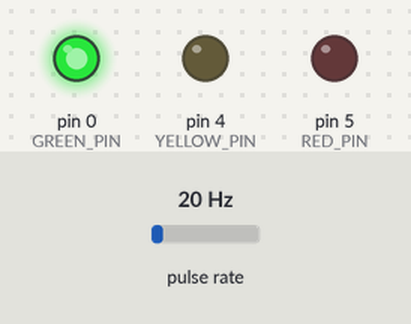
Simulated run of this sketch. Board: Arduino Uno, built with avr-gcc and run on an emulated ATmega328P. Parts: output pins drawn as LEDs (lit = HIGH). Wiring (inferred from the names in the program): pulse sensor: data pin 2. The test bench sets the inputs (shaded band); at power-on: pulse rate 20 Hz. Pins used as bus, display or sensor lines are not drawn; what the sketch prints to the serial monitor is not drawn.

Above: at 0.1 s.
At 0.7 s:
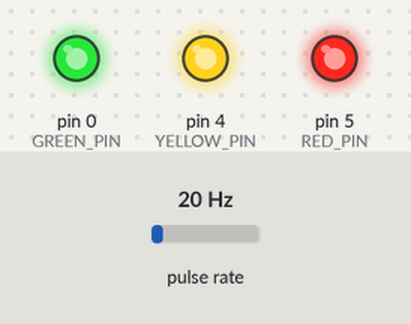
At 1.5 s:
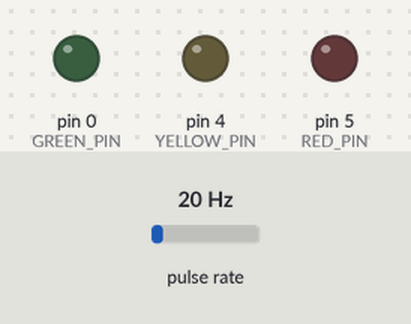
Timing chart, 0 to 3.0 s (numbered marks = the images above):
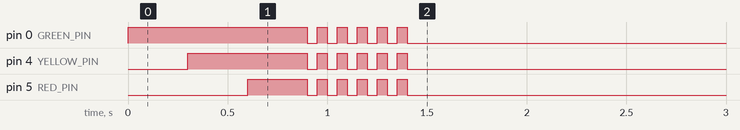

The sketch:

shift_light.ino
```cpp
// RPM thresholds
const unsigned long GREEN_THRESHOLD = 4900;
const unsigned long YELLOW_THRESHOLD = 5500;
const unsigned long RED_THRESHOLD = 5900;
const unsigned long FLASH_THRESHOLD = 6200;

// How many cylinders?
const unsigned int PULSE_PER_REV = 6;
// used to average over the last X events - increase if not smooth
const unsigned int HISTORY_LENGTH = 48;

// GPIO pins
const byte TACH_PIN = 2;                // D4
const byte GREEN_PIN = 0;               // D3
const byte YELLOW_PIN = 4;              // D2
const byte RED_PIN = 5;                 // D1

const unsigned long FLASH_PERIOD = 50;  // milliseconds
const unsigned long HYSTERESIS = 100;    // rpm

// internals below
unsigned long lastFlashEvent = 0;
bool flashState = false;
byte lightState = 0;

const byte SL_ALL_OFF = 0;
const byte SL_GREEN = 1;
const byte SL_YELLOW = 2;
const byte SL_RED = 4;
const byte SL_ALL_ON = 7;

const unsigned long DEBOUNCE_USEC = 60000000 / PULSE_PER_REV / (FLASH_THRESHOLD * 2);

unsigned long history[HISTORY_LENGTH];
unsigned int historyPosition = 0;

volatile unsigned long previousTach = 0;
volatile unsigned long rpm = 0;

void setup() {
  pinMode(TACH_PIN, INPUT);
  attachInterrupt(
    digitalPinToInterrupt(TACH_PIN),
    tachBounce,
    RISING
  );

  pinMode(GREEN_PIN, OUTPUT);
  pinMode(YELLOW_PIN, OUTPUT);
  pinMode(RED_PIN, OUTPUT);

  startupFlashSequence();

  Serial.begin(115200);
}

// interrupt service routine
void tachBounce() {
  unsigned long current = micros();
  unsigned long period = current - previousTach;
  // debounce signal i.e. ignore anything < DEBOUNCE_USEC
  if (period < DEBOUNCE_USEC) {
    return;
  }
  previousTach = current;

  history[historyPosition++ % HISTORY_LENGTH] = period;
  unsigned long sum = 0;
  for (int i = 0; i < HISTORY_LENGTH; i++) {
    sum += history[i];
  }

  if (sum == 0) {
    return;
  }

  rpm = 60000000 / PULSE_PER_REV / (sum / HISTORY_LENGTH);
}


void setLights(byte color) {
  digitalWrite(GREEN_PIN, color & SL_GREEN);
  digitalWrite(YELLOW_PIN, color & SL_YELLOW);
  digitalWrite(RED_PIN, color & SL_RED);
}

// blocking do not use in main loop
void startupFlashSequence() {
  setLights(SL_GREEN);
  delay(300);
  setLights(SL_GREEN | SL_YELLOW);
  delay(300);
  setLights(SL_ALL_ON);
  delay(300);
  for (int i = 0; i < 5; i++) {
    setLights(SL_ALL_OFF);
    delay(FLASH_PERIOD);
    setLights(SL_ALL_ON);
    delay(FLASH_PERIOD);
  }
  setLights(SL_ALL_OFF);
}

void loop() {
  // constantly toggle flasher state
  if (millis() - lastFlashEvent > FLASH_PERIOD) {
    flashState = !flashState;
    lastFlashEvent = millis();
    // piggyback on this event timer to dump current RPM to serial port
    Serial.print("RPM: ");
    Serial.println(rpm);
    Serial.print("LIGHTS: ");
    Serial.println(lightState);
  }

  if (rpm >= FLASH_THRESHOLD) {
    lightState = flashState ? SL_ALL_ON : SL_ALL_OFF;
  } else {
    if (rpm >= RED_THRESHOLD) lightState |= SL_RED;
    if (rpm < RED_THRESHOLD - HYSTERESIS) lightState &= ~SL_RED;
    if (rpm >= YELLOW_THRESHOLD) lightState |= SL_YELLOW;
    if (rpm < YELLOW_THRESHOLD - HYSTERESIS) lightState &= ~SL_YELLOW;
    if (rpm >= GREEN_THRESHOLD) lightState |= SL_GREEN;
    if (rpm < GREEN_THRESHOLD - HYSTERESIS) lightState &= ~SL_GREEN;
  }
  setLights(lightState);
}
```
